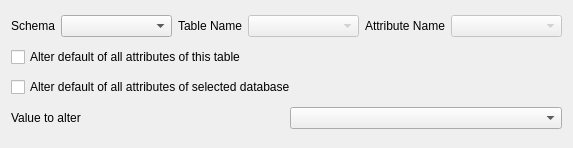
<?xml version="1.0" encoding="UTF-8"?>
<ui version="4.0">
 <class>AlterDefaultWidget</class>
 <widget class="QWidget" name="AlterDefaultWidget">
  <property name="geometry">
   <rect>
    <x>0</x>
    <y>0</y>
    <width>573</width>
    <height>148</height>
   </rect>
  </property>
  <property name="windowTitle">
   <string>Form</string>
  </property>
  <layout class="QGridLayout" name="gridLayout">
   <item row="1" column="0">
    <widget class="QCheckBox" name="allAttributesCheckBox">
     <property name="sizePolicy">
      <sizepolicy hsizetype="MinimumExpanding" vsizetype="Fixed">
       <horstretch>0</horstretch>
       <verstretch>0</verstretch>
      </sizepolicy>
     </property>
     <property name="text">
      <string>Alter default of all attributes of this table</string>
     </property>
     <property name="autoExclusive">
      <bool>false</bool>
     </property>
    </widget>
   </item>
   <item row="2" column="0">
    <widget class="QCheckBox" name="allTablesCheckBox">
     <property name="sizePolicy">
      <sizepolicy hsizetype="MinimumExpanding" vsizetype="Fixed">
       <horstretch>0</horstretch>
       <verstretch>0</verstretch>
      </sizepolicy>
     </property>
     <property name="text">
      <string>Alter default of all attributes of selected database</string>
     </property>
     <property name="autoExclusive">
      <bool>false</bool>
     </property>
    </widget>
   </item>
   <item row="3" column="0">
    <layout class="QHBoxLayout" name="horizontalLayout_2">
     <item>
      <widget class="QLabel" name="singleValueLabel">
       <property name="text">
        <string>Value to alter</string>
       </property>
      </widget>
     </item>
     <item>
      <widget class="QComboBox" name="singleValueComboBox"/>
     </item>
    </layout>
   </item>
   <item row="0" column="0">
    <layout class="QHBoxLayout" name="horizontalLayout">
     <item>
      <widget class="QLabel" name="label">
       <property name="text">
        <string>Schema</string>
       </property>
      </widget>
     </item>
     <item>
      <widget class="QComboBox" name="schemaComboBox">
       <property name="sizePolicy">
        <sizepolicy hsizetype="MinimumExpanding" vsizetype="Fixed">
         <horstretch>0</horstretch>
         <verstretch>0</verstretch>
        </sizepolicy>
       </property>
      </widget>
     </item>
     <item>
      <widget class="QLabel" name="tableNameLabel">
       <property name="text">
        <string>Table Name</string>
       </property>
      </widget>
     </item>
     <item>
      <widget class="QComboBox" name="tableComboBox">
       <property name="enabled">
        <bool>false</bool>
       </property>
       <property name="sizePolicy">
        <sizepolicy hsizetype="MinimumExpanding" vsizetype="Fixed">
         <horstretch>0</horstretch>
         <verstretch>0</verstretch>
        </sizepolicy>
       </property>
      </widget>
     </item>
     <item>
      <widget class="QLabel" name="attributeNameLabel">
       <property name="text">
        <string>Attribute Name</string>
       </property>
      </widget>
     </item>
     <item>
      <widget class="QComboBox" name="attributeComboBox">
       <property name="enabled">
        <bool>false</bool>
       </property>
       <property name="sizePolicy">
        <sizepolicy hsizetype="MinimumExpanding" vsizetype="Fixed">
         <horstretch>0</horstretch>
         <verstretch>0</verstretch>
        </sizepolicy>
       </property>
      </widget>
     </item>
    </layout>
   </item>
  </layout>
 </widget>
 <resources/>
 <connections/>
</ui>
